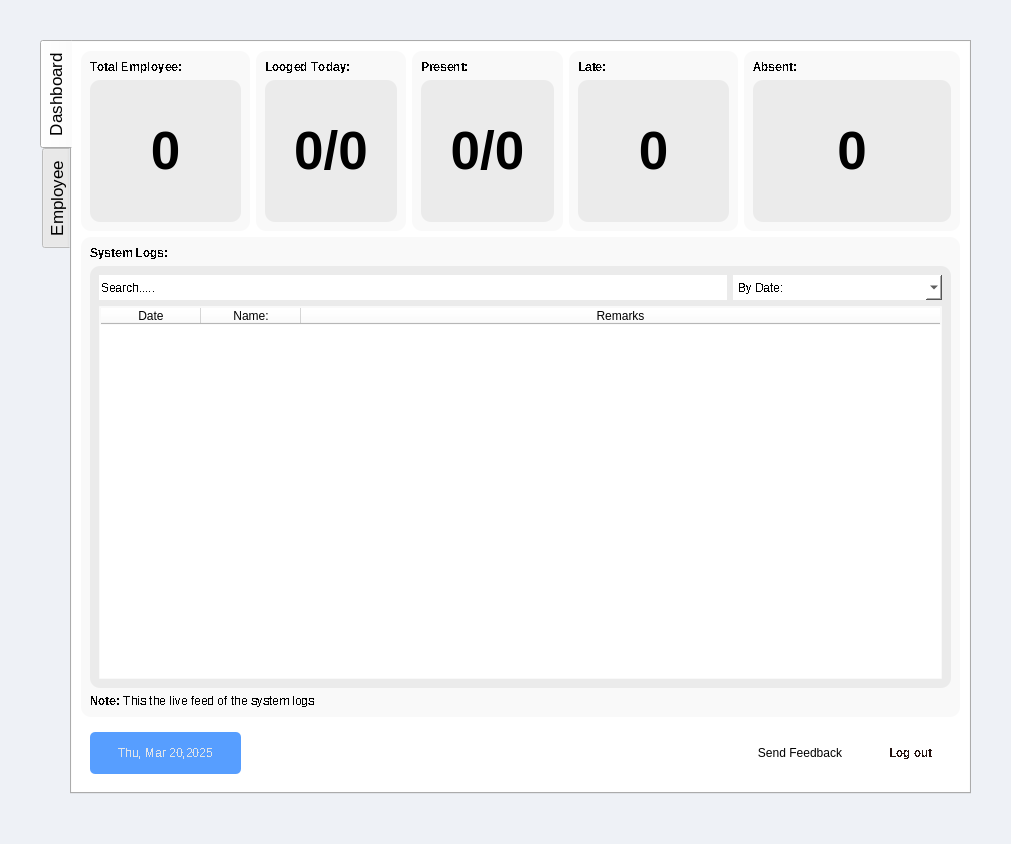
<?xml version="1.0" encoding="UTF-8"?>
<ui version="4.0">
 <class>MainWindow</class>
 <widget class="QMainWindow" name="MainWindow">
  <property name="geometry">
   <rect>
    <x>0</x>
    <y>0</y>
    <width>1011</width>
    <height>844</height>
   </rect>
  </property>
  <property name="windowTitle">
   <string>MainWindow</string>
  </property>
  <property name="styleSheet">
   <string notr="true">QMainWindow {
    background-image: url(&quot;C:/Users/maeve/Documents/GitHub/cpet8_group8_workspace/EALS UI/v0.2/resources/eals_log_bg.jpg&quot;);
    background-position: center;
    background-repeat: no-repeat;
    background-color: #eef1f6
}
</string>
  </property>
  <widget class="QWidget" name="centralwidget">
   <layout class="QGridLayout" name="gridLayout">
    <property name="leftMargin">
     <number>40</number>
    </property>
    <property name="topMargin">
     <number>40</number>
    </property>
    <property name="rightMargin">
     <number>40</number>
    </property>
    <property name="bottomMargin">
     <number>50</number>
    </property>
    <item row="0" column="0">
     <widget class="QTabWidget" name="tabWidget">
      <property name="font">
       <font>
        <pointsize>13</pointsize>
       </font>
      </property>
      <property name="styleSheet">
       <string notr="true">QTabWidget::pane {
    border: 2px solid rgb(255, 255, 255);
    border-radius: 8px;
}

/* Unselected Tabs */
QTabBar::tab {
	background-color: rgb(255, 255, 255);
	color: rgb(0, 0, 0);
    padding: 10px;
	margin-bottom: 8px;
	margin-right: 8px;  
    border-radius: 8px;
    min-width: 10px;
}

/* Selected (Active) Tab */
QTabBar::tab:selected {
	background-color: rgb(223, 254, 251);
	color: rgb(152, 186, 213);
    font-weight: bold;
}

/* Hover Effect */
QTabBar::tab:hover {
	background-color: rgb(216, 225, 232);
    color: black;
}

/* Pressed Effect */
QTabBar::tab:pressed {
	background-color: rgb(82, 108, 148);
    color: black;
    font-weight: bold;
}

QTabWidget &gt; QWidget {
    border-radius: 10px;
}
</string>
      </property>
      <property name="tabPosition">
       <enum>QTabWidget::TabPosition::West</enum>
      </property>
      <property name="tabShape">
       <enum>QTabWidget::TabShape::Rounded</enum>
      </property>
      <property name="currentIndex">
       <number>0</number>
      </property>
      <property name="iconSize">
       <size>
        <width>50</width>
        <height>50</height>
       </size>
      </property>
      <property name="elideMode">
       <enum>Qt::TextElideMode::ElideNone</enum>
      </property>
      <property name="usesScrollButtons">
       <bool>false</bool>
      </property>
      <property name="documentMode">
       <bool>false</bool>
      </property>
      <property name="tabsClosable">
       <bool>false</bool>
      </property>
      <property name="tabBarAutoHide">
       <bool>false</bool>
      </property>
      <widget class="QWidget" name="hr_dashboard">
       <property name="font">
        <font>
         <bold>true</bold>
        </font>
       </property>
       <property name="styleSheet">
        <string notr="true">background-color: rgb(255, 255, 255);</string>
       </property>
       <attribute name="title">
        <string>Dashboard</string>
       </attribute>
       <layout class="QGridLayout" name="gridLayout_2" rowstretch="3,8,1" columnstretch="4,5,8,4,4,9,5,0,0">
        <item row="2" column="0" colspan="2">
         <widget class="QWidget" name="widget_12" native="true">
          <layout class="QGridLayout" name="gridLayout_11">
           <item row="0" column="0">
            <widget class="QLabel" name="label_16">
             <property name="font">
              <font>
               <stylestrategy>NoAntialias</stylestrategy>
               <fontweight>Black</fontweight>
              </font>
             </property>
             <property name="styleSheet">
              <string notr="true">background-color: rgb(87, 158, 255);
color: rgb(224, 228, 233);
border-radius: 5px;</string>
             </property>
             <property name="text">
              <string>Thu, Mar 20,2025</string>
             </property>
             <property name="alignment">
              <set>Qt::AlignmentFlag::AlignCenter</set>
             </property>
            </widget>
           </item>
          </layout>
         </widget>
        </item>
        <item row="0" column="5">
         <widget class="QWidget" name="widget_5" native="true">
          <property name="styleSheet">
           <string notr="true">background-color: rgb(249, 249, 249);
border-radius:10px;</string>
          </property>
          <layout class="QVBoxLayout" name="verticalLayout_4" stretch="0,3">
           <item>
            <widget class="QLabel" name="label_7">
             <property name="font">
              <font>
               <bold>true</bold>
               <stylestrategy>NoAntialias</stylestrategy>
               <kerning>false</kerning>
              </font>
             </property>
             <property name="text">
              <string>Late:</string>
             </property>
            </widget>
           </item>
           <item>
            <widget class="QLabel" name="label_8">
             <property name="font">
              <font>
               <pointsize>40</pointsize>
               <bold>true</bold>
              </font>
             </property>
             <property name="styleSheet">
              <string notr="true">background-color: rgb(235, 235, 235);
border-radius:10px;</string>
             </property>
             <property name="text">
              <string>0</string>
             </property>
             <property name="alignment">
              <set>Qt::AlignmentFlag::AlignCenter</set>
             </property>
            </widget>
           </item>
          </layout>
         </widget>
        </item>
        <item row="0" column="2">
         <widget class="QWidget" name="widget_2" native="true">
          <property name="styleSheet">
           <string notr="true">background-color: rgb(249, 249, 249);
border-radius:10px;</string>
          </property>
          <layout class="QVBoxLayout" name="verticalLayout_2" stretch="0,3">
           <item>
            <widget class="QLabel" name="label_3">
             <property name="font">
              <font>
               <bold>true</bold>
               <stylestrategy>NoAntialias</stylestrategy>
               <kerning>false</kerning>
              </font>
             </property>
             <property name="text">
              <string>Looged Today:</string>
             </property>
            </widget>
           </item>
           <item>
            <widget class="QLabel" name="label_4">
             <property name="font">
              <font>
               <pointsize>40</pointsize>
               <bold>true</bold>
              </font>
             </property>
             <property name="styleSheet">
              <string notr="true">background-color: rgb(235, 235, 235);
border-radius:10px;</string>
             </property>
             <property name="text">
              <string>0/0</string>
             </property>
             <property name="alignment">
              <set>Qt::AlignmentFlag::AlignCenter</set>
             </property>
            </widget>
           </item>
          </layout>
         </widget>
        </item>
        <item row="0" column="3" colspan="2">
         <widget class="QWidget" name="widget_3" native="true">
          <property name="styleSheet">
           <string notr="true">background-color: rgb(249, 249, 249);
border-radius:10px;</string>
          </property>
          <layout class="QVBoxLayout" name="verticalLayout_3" stretch="0,3">
           <item>
            <widget class="QLabel" name="label_5">
             <property name="font">
              <font>
               <bold>true</bold>
               <stylestrategy>NoAntialias</stylestrategy>
               <kerning>false</kerning>
              </font>
             </property>
             <property name="text">
              <string>Present:</string>
             </property>
            </widget>
           </item>
           <item>
            <widget class="QLabel" name="label_6">
             <property name="font">
              <font>
               <pointsize>40</pointsize>
               <bold>true</bold>
              </font>
             </property>
             <property name="styleSheet">
              <string notr="true">background-color: rgb(235, 235, 235);
border-radius:10px;</string>
             </property>
             <property name="text">
              <string>0/0</string>
             </property>
             <property name="alignment">
              <set>Qt::AlignmentFlag::AlignCenter</set>
             </property>
            </widget>
           </item>
          </layout>
         </widget>
        </item>
        <item row="0" column="0" colspan="2">
         <widget class="QWidget" name="widget" native="true">
          <property name="styleSheet">
           <string notr="true">background-color: rgb(249, 249, 249);
border-radius:10px;</string>
          </property>
          <layout class="QVBoxLayout" name="verticalLayout" stretch="0,3">
           <item>
            <widget class="QLabel" name="label">
             <property name="font">
              <font>
               <bold>true</bold>
               <stylestrategy>NoAntialias</stylestrategy>
               <kerning>false</kerning>
              </font>
             </property>
             <property name="text">
              <string>Total Employee:</string>
             </property>
            </widget>
           </item>
           <item>
            <widget class="QLabel" name="label_2">
             <property name="font">
              <font>
               <pointsize>40</pointsize>
               <bold>true</bold>
              </font>
             </property>
             <property name="styleSheet">
              <string notr="true">background-color: rgb(235, 235, 235);
border-radius:10px;</string>
             </property>
             <property name="text">
              <string>0</string>
             </property>
             <property name="alignment">
              <set>Qt::AlignmentFlag::AlignCenter</set>
             </property>
            </widget>
           </item>
          </layout>
         </widget>
        </item>
        <item row="1" column="0" colspan="9">
         <widget class="QFrame" name="frame">
          <property name="styleSheet">
           <string notr="true">background-color: rgb(249, 249, 249);
border-radius:10px;</string>
          </property>
          <property name="frameShape">
           <enum>QFrame::Shape::StyledPanel</enum>
          </property>
          <property name="frameShadow">
           <enum>QFrame::Shadow::Raised</enum>
          </property>
          <layout class="QGridLayout" name="gridLayout_9">
           <property name="leftMargin">
            <number>9</number>
           </property>
           <item row="0" column="0">
            <widget class="QLabel" name="label_17">
             <property name="font">
              <font>
               <bold>true</bold>
               <stylestrategy>NoAntialias</stylestrategy>
               <kerning>false</kerning>
              </font>
             </property>
             <property name="text">
              <string>System Logs:</string>
             </property>
            </widget>
           </item>
           <item row="1" column="0">
            <widget class="QWidget" name="widget_7" native="true">
             <property name="styleSheet">
              <string notr="true">background-color: rgb(235, 235, 235);
border-radius: 10px;</string>
             </property>
             <layout class="QGridLayout" name="gridLayout_10" rowstretch="1,15" columnstretch="3,1">
              <item row="0" column="1">
               <widget class="QComboBox" name="comboBox_5">
                <property name="sizePolicy">
                 <sizepolicy hsizetype="Preferred" vsizetype="MinimumExpanding">
                  <horstretch>0</horstretch>
                  <verstretch>0</verstretch>
                 </sizepolicy>
                </property>
                <property name="font">
                 <font>
                  <stylestrategy>NoAntialias</stylestrategy>
                  <fontweight>DemiBold</fontweight>
                 </font>
                </property>
                <property name="styleSheet">
                 <string notr="true">background-color: rgb(255, 255, 255);
border-radius: none;</string>
                </property>
                <property name="frame">
                 <bool>true</bool>
                </property>
                <item>
                 <property name="text">
                  <string>By Date:</string>
                 </property>
                </item>
                <item>
                 <property name="text">
                  <string>By Name:</string>
                 </property>
                </item>
                <item>
                 <property name="text">
                  <string/>
                 </property>
                </item>
               </widget>
              </item>
              <item row="1" column="0" colspan="2">
               <layout class="QVBoxLayout" name="verticalLayout_12">
                <item>
                 <widget class="QTableWidget" name="tableWidget_5">
                  <property name="styleSheet">
                   <string notr="true">background-color: rgb(255, 255, 255);
border: 1px solid rgb(249, 249, 249);
border-radius: 1px;</string>
                  </property>
                  <attribute name="horizontalHeaderStretchLastSection">
                   <bool>true</bool>
                  </attribute>
                  <column>
                   <property name="text">
                    <string>Date</string>
                   </property>
                  </column>
                  <column>
                   <property name="text">
                    <string>Name:</string>
                   </property>
                  </column>
                  <column>
                   <property name="text">
                    <string>Remarks</string>
                   </property>
                  </column>
                 </widget>
                </item>
               </layout>
              </item>
              <item row="0" column="0">
               <widget class="QLineEdit" name="lineEdit_5">
                <property name="sizePolicy">
                 <sizepolicy hsizetype="Expanding" vsizetype="MinimumExpanding">
                  <horstretch>0</horstretch>
                  <verstretch>0</verstretch>
                 </sizepolicy>
                </property>
                <property name="font">
                 <font>
                  <stylestrategy>NoAntialias</stylestrategy>
                  <fontweight>DemiBold</fontweight>
                 </font>
                </property>
                <property name="styleSheet">
                 <string notr="true">background-color: rgb(255, 255, 255);
border-radius: none;</string>
                </property>
                <property name="text">
                 <string/>
                </property>
                <property name="placeholderText">
                 <string>Search.....</string>
                </property>
                <property name="clearButtonEnabled">
                 <bool>true</bool>
                </property>
               </widget>
              </item>
             </layout>
            </widget>
           </item>
           <item row="2" column="0">
            <widget class="QLabel" name="label_18">
             <property name="font">
              <font>
               <stylestrategy>NoAntialias</stylestrategy>
               <kerning>false</kerning>
              </font>
             </property>
             <property name="text">
              <string>&lt;html&gt;&lt;head/&gt;&lt;body&gt;&lt;p&gt;&lt;span style=&quot; font-weight:700;&quot;&gt;Note:&lt;/span&gt; This the live feed of the system logs&lt;/p&gt;&lt;/body&gt;&lt;/html&gt;</string>
             </property>
            </widget>
           </item>
          </layout>
         </widget>
        </item>
        <item row="2" column="8">
         <widget class="QWidget" name="widget_14" native="true">
          <layout class="QGridLayout" name="gridLayout_13">
           <item row="0" column="0">
            <widget class="QPushButton" name="pushButton">
             <property name="sizePolicy">
              <sizepolicy hsizetype="Expanding" vsizetype="Expanding">
               <horstretch>0</horstretch>
               <verstretch>1</verstretch>
              </sizepolicy>
             </property>
             <property name="font">
              <font>
               <bold>true</bold>
               <stylestrategy>NoAntialias</stylestrategy>
              </font>
             </property>
             <property name="cursor">
              <cursorShape>PointingHandCursor</cursorShape>
             </property>
             <property name="focusPolicy">
              <enum>Qt::FocusPolicy::WheelFocus</enum>
             </property>
             <property name="layoutDirection">
              <enum>Qt::LayoutDirection::LeftToRight</enum>
             </property>
             <property name="styleSheet">
              <string notr="true">background-color: rgb(248, 182, 175);
color: rgb(37, 19, 16);</string>
             </property>
             <property name="text">
              <string>Log out</string>
             </property>
             <property name="autoDefault">
              <bool>false</bool>
             </property>
             <property name="default">
              <bool>false</bool>
             </property>
             <property name="flat">
              <bool>true</bool>
             </property>
            </widget>
           </item>
          </layout>
         </widget>
        </item>
        <item row="0" column="6" colspan="3">
         <widget class="QWidget" name="widget_6" native="true">
          <property name="font">
           <font>
            <kerning>false</kerning>
           </font>
          </property>
          <property name="styleSheet">
           <string notr="true">background-color: rgb(249, 249, 249);
border-radius:10px;</string>
          </property>
          <layout class="QVBoxLayout" name="verticalLayout_5" stretch="0,3">
           <item>
            <widget class="QLabel" name="label_9">
             <property name="font">
              <font>
               <bold>true</bold>
               <stylestrategy>NoAntialias</stylestrategy>
               <kerning>false</kerning>
              </font>
             </property>
             <property name="text">
              <string>Absent:</string>
             </property>
            </widget>
           </item>
           <item>
            <widget class="QLabel" name="label_10">
             <property name="font">
              <font>
               <pointsize>40</pointsize>
               <bold>true</bold>
              </font>
             </property>
             <property name="styleSheet">
              <string notr="true">background-color: rgb(235, 235, 235);
border-radius:10px;</string>
             </property>
             <property name="text">
              <string>0</string>
             </property>
             <property name="alignment">
              <set>Qt::AlignmentFlag::AlignCenter</set>
             </property>
            </widget>
           </item>
          </layout>
         </widget>
        </item>
        <item row="2" column="6" colspan="2">
         <widget class="QWidget" name="widget_13" native="true">
          <layout class="QGridLayout" name="gridLayout_12">
           <property name="rightMargin">
            <number>9</number>
           </property>
           <property name="spacing">
            <number>6</number>
           </property>
           <item row="0" column="0">
            <widget class="QPushButton" name="pushButton_2">
             <property name="sizePolicy">
              <sizepolicy hsizetype="MinimumExpanding" vsizetype="MinimumExpanding">
               <horstretch>0</horstretch>
               <verstretch>0</verstretch>
              </sizepolicy>
             </property>
             <property name="cursor">
              <cursorShape>PointingHandCursor</cursorShape>
             </property>
             <property name="styleSheet">
              <string notr="true">background-color: rgb(205, 255, 178);</string>
             </property>
             <property name="text">
              <string>Send Feedback</string>
             </property>
             <property name="flat">
              <bool>true</bool>
             </property>
            </widget>
           </item>
          </layout>
         </widget>
        </item>
        <item row="2" column="2" colspan="4">
         <spacer name="horizontalSpacer">
          <property name="orientation">
           <enum>Qt::Orientation::Horizontal</enum>
          </property>
          <property name="sizeHint" stdset="0">
           <size>
            <width>813</width>
            <height>20</height>
           </size>
          </property>
         </spacer>
        </item>
       </layout>
      </widget>
      <widget class="QWidget" name="hr_employee_sc">
       <property name="cursor">
        <cursorShape>ArrowCursor</cursorShape>
       </property>
       <property name="styleSheet">
        <string notr="true">background-color: rgb(255, 255, 255);</string>
       </property>
       <attribute name="title">
        <string>Employee</string>
       </attribute>
       <layout class="QGridLayout" name="gridLayout_8" rowstretch="9,1">
        <item row="1" column="0">
         <widget class="QWidget" name="widget_10" native="true">
          <property name="styleSheet">
           <string notr="true">background-color: rgb(249, 249, 249);
border-radius:10px;</string>
          </property>
          <layout class="QVBoxLayout" name="verticalLayout_8">
           <item>
            <widget class="Line" name="line">
             <property name="styleSheet">
              <string notr="true">border: 2px solid rgb(228, 228, 228)</string>
             </property>
             <property name="orientation">
              <enum>Qt::Orientation::Horizontal</enum>
             </property>
            </widget>
           </item>
           <item>
            <layout class="QVBoxLayout" name="verticalLayout_9">
             <item>
              <widget class="QPushButton" name="pushButton_6">
               <property name="sizePolicy">
                <sizepolicy hsizetype="MinimumExpanding" vsizetype="MinimumExpanding">
                 <horstretch>0</horstretch>
                 <verstretch>0</verstretch>
                </sizepolicy>
               </property>
               <property name="font">
                <font>
                 <bold>true</bold>
                 <stylestrategy>NoAntialias</stylestrategy>
                </font>
               </property>
               <property name="cursor">
                <cursorShape>PointingHandCursor</cursorShape>
               </property>
               <property name="styleSheet">
                <string notr="true">background-color: rgb(255, 218, 167);
color: rgb(235, 68, 32);
    font-weight: bold;
</string>
               </property>
               <property name="text">
                <string>View</string>
               </property>
              </widget>
             </item>
            </layout>
           </item>
          </layout>
         </widget>
        </item>
        <item row="0" column="0">
         <widget class="QFrame" name="frame_4">
          <property name="styleSheet">
           <string notr="true">background-color: rgb(249, 249, 249);
border-radius:10px;</string>
          </property>
          <property name="frameShape">
           <enum>QFrame::Shape::StyledPanel</enum>
          </property>
          <property name="frameShadow">
           <enum>QFrame::Shadow::Raised</enum>
          </property>
          <layout class="QGridLayout" name="gridLayout_6">
           <item row="0" column="0">
            <widget class="QLabel" name="label_13">
             <property name="font">
              <font>
               <bold>true</bold>
               <stylestrategy>NoAntialias</stylestrategy>
              </font>
             </property>
             <property name="text">
              <string>Employee Accounts</string>
             </property>
            </widget>
           </item>
           <item row="1" column="0">
            <widget class="QWidget" name="widget_8" native="true">
             <property name="styleSheet">
              <string notr="true">background-color: rgb(235, 235, 235);
border-radius: 10px;</string>
             </property>
             <layout class="QGridLayout" name="gridLayout_7" rowstretch="1,19" columnstretch="2,1">
              <item row="0" column="0">
               <widget class="QLineEdit" name="lineEdit_3">
                <property name="sizePolicy">
                 <sizepolicy hsizetype="MinimumExpanding" vsizetype="MinimumExpanding">
                  <horstretch>0</horstretch>
                  <verstretch>0</verstretch>
                 </sizepolicy>
                </property>
                <property name="font">
                 <font>
                  <stylestrategy>NoAntialias</stylestrategy>
                  <fontweight>DemiBold</fontweight>
                 </font>
                </property>
                <property name="styleSheet">
                 <string notr="true">background-color: rgb(255, 255, 255);
border-radius: none;</string>
                </property>
                <property name="placeholderText">
                 <string>Search....</string>
                </property>
                <property name="clearButtonEnabled">
                 <bool>true</bool>
                </property>
               </widget>
              </item>
              <item row="0" column="1">
               <widget class="QComboBox" name="comboBox">
                <property name="sizePolicy">
                 <sizepolicy hsizetype="MinimumExpanding" vsizetype="MinimumExpanding">
                  <horstretch>0</horstretch>
                  <verstretch>0</verstretch>
                 </sizepolicy>
                </property>
                <property name="font">
                 <font>
                  <stylestrategy>NoAntialias</stylestrategy>
                  <fontweight>DemiBold</fontweight>
                 </font>
                </property>
                <property name="styleSheet">
                 <string notr="true">background-color: rgb(255, 255, 255);
border-radius: none;</string>
                </property>
                <item>
                 <property name="text">
                  <string>By Name:</string>
                 </property>
                </item>
                <item>
                 <property name="text">
                  <string>By Department:</string>
                 </property>
                </item>
                <item>
                 <property name="text">
                  <string>By Status:</string>
                 </property>
                </item>
               </widget>
              </item>
              <item row="1" column="0" colspan="2">
               <layout class="QVBoxLayout" name="verticalLayout_7">
                <item>
                 <widget class="QTableWidget" name="tableWidget_2">
                  <property name="font">
                   <font>
                    <stylestrategy>PreferDefault</stylestrategy>
                   </font>
                  </property>
                  <property name="styleSheet">
                   <string notr="true">background-color: rgb(255, 255, 255);
border: 1px solid rgb(249, 249, 249);
border-radius: 1px;</string>
                  </property>
                  <property name="horizontalScrollBarPolicy">
                   <enum>Qt::ScrollBarPolicy::ScrollBarAsNeeded</enum>
                  </property>
                  <property name="autoScrollMargin">
                   <number>16</number>
                  </property>
                  <attribute name="horizontalHeaderDefaultSectionSize">
                   <number>118</number>
                  </attribute>
                  <attribute name="horizontalHeaderStretchLastSection">
                   <bool>true</bool>
                  </attribute>
                  <attribute name="verticalHeaderStretchLastSection">
                   <bool>false</bool>
                  </attribute>
                  <column>
                   <property name="text">
                    <string>Name:</string>
                   </property>
                  </column>
                  <column>
                   <property name="text">
                    <string>Department / Position:</string>
                   </property>
                  </column>
                  <column>
                   <property name="text">
                    <string>Status:</string>
                   </property>
                  </column>
                 </widget>
                </item>
               </layout>
              </item>
             </layout>
            </widget>
           </item>
           <item row="2" column="0">
            <widget class="QLabel" name="label_14">
             <property name="font">
              <font>
               <stylestrategy>NoAntialias</stylestrategy>
              </font>
             </property>
             <property name="text">
              <string>Note: Select employee then pressed the view button.</string>
             </property>
            </widget>
           </item>
          </layout>
         </widget>
        </item>
       </layout>
      </widget>
     </widget>
    </item>
   </layout>
  </widget>
 </widget>
 <resources/>
 <connections/>
</ui>
